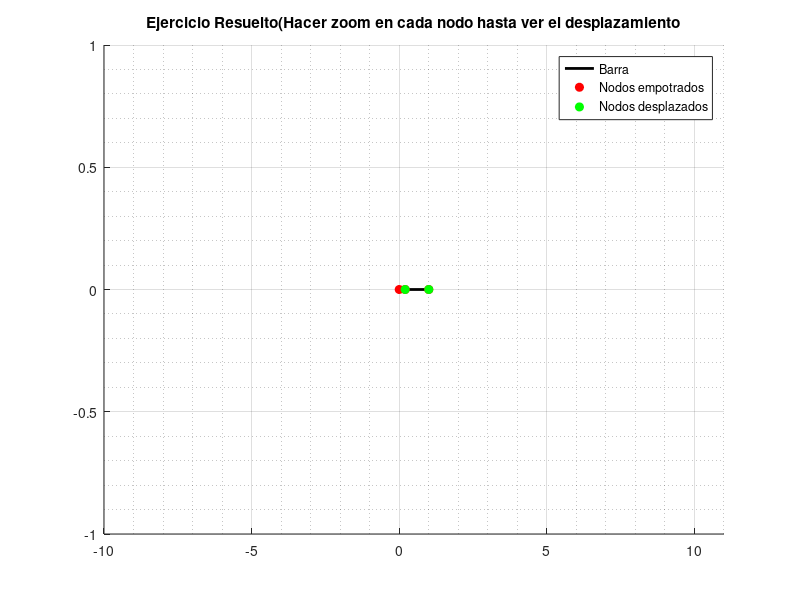

Write MATLAB code to recreate this figure.
clc; clear all; clf;

Nele = 2;                             % N�mero de elementos
E = [1e9 1e9];        % M�dulo de elasticidad por barra/elemento
area = [pi/100 pi/100];        % Areas de cada elemento
xnod = [0 ; 0.2 ; 1];         % Coordenadas de cada nodo
icone = [1 2 ; 2 3];            % conectividad de cada barra
Desplaz = [0 1 1];                  % Desplazamientos por nodo s cond. borde
Fuerzas = [0 400 1000];              % Fuerzas aplicadas por nodo
L = [0.2 0.8];                    % Longitud de cada barra en un vector.

% Definimos las matrices de rigidez por cada barra/elemento
A = zeros(2,2,Nele);
for i = 1:Nele
    % Matrices de rigidez por elemento
    A(:,:,i) = ((E(i).*area(i))./L(i))*[1 -1 ; -1 1]; 
end
% Las visualizamos 
format short g
% Vemos cada una de las matrices
A

% Ensamblamos las matrices de rigidez de cada elemento en la matriz global
% que denominamos MG

S = size(xnod,1);  % Cantidad de nodos.
MG=zeros(S,S);     % Matriz global vac�a
% Recorremos las barras
for i = 1:Nele
    m = icone(i,1);
    n = icone(i,2);
    % Incorporamos las matrices de cada barra en la matriz global
    MG([m n],[m n],i) = A(:,:,i);
end
MG
% Proceso de ensamble de todas las matrices (globales) de cada barra en una unica
% matriz

MG = sum(MG,3)                        

% Para el calculo podemos seguir un `proceso de reduccion de la matriz global

v = find(Desplaz==0); % buscamos los valores nulos donde pusimos las condiciones
                      % de contorno (fijaciones)    
% Formamos la matriz reducida               
MGR=MG;
MGR(v,:)=0;  % ponemos ceros en la filas relacionadas con el nodo fijado
MGR(:,v)=0;  % ponemos ceros en la columnas relacionadas con el nodo fijado

indicefil = zeros(1,S);
indicecol = zeros(1,S);

for i=1:S
    if MGR(i,:)==0
        indicefil(i)=i;
    end
    if MGR(:,i)==0
        indicecol(i)=i;
    end
end
% Eliminar filas y columnas con ceros para tener la matriz global reducida
MGR(indicefil~=0,:)=[];    
MGR(:,indicecol~=0)=[]

% Eliminar filas y columnas con ceros de las fuerzas (vector del lado derecho)
% le llamamos Fuerzas a este vector

Fuerzas(indicefil~=0)=[]  


% Calculamos los desplazamientos por nodo
d = MGR\Fuerzas' % los calculamos con el modelo directo de Octave    
    
k = 1;
d2 = zeros(S,1);

% Desplazamientos calculados en el vector de desplazamientos original
for i=1:length(Desplaz) 
    if Desplaz(i)==0
        d2(i,1)=0;
    else
        d2(i,1)=d(k);
        k=k+1;
    end
end

%~~~~~~~~~~~~~~~~~~~~~~~~~~~~Resultados Pedidos~~~~~~~~~~~~~~~~~~~~~~~~~~~~~~~~%
% Esfuerzos (tensiones)
Esfuerzos =zeros(1,Nele);
for i=1:Nele     %Calcular los esfuerzos por barra/elemento
    indice = icone(i,:);
    Esfuerzos(i)=(E(i)./L(i))*[-1 1]*[d2(indice(1,1));d2(indice(1,2))];
end

% Mostramos resultados
% vector completo con los desplazamientos
d2 

% Tensiones en cada barra     
Esfuerzos

% Calcular las reacciones por barra/elemento (ver teoria)
Reacciones = MG*d2  

% Desplazamientos:
eps = Esfuerzos/E

%~~~~~~~~~~~~~~~~~~~~Gr�ficamos el dominio con resultados~~~~~~~~~~~~~~~~~~~~~~%

figure(1)
line([xnod(1) xnod(end)],[0 0],'Color','k','LineWidth',2);
hold on
plot(xnod',zeros(1,length(xnod)),'or','MarkerSize',6,'MarkerFaceColor','r');
grid on
grid minor

NodosDesp = xnod' + d2';
Nocero = find(d2~=0);
hold on

plot(NodosDesp(Nocero),zeros(1,length(Nocero)),'og','MarkerSize',6,'MarkerFaceColor','g');
axis([xnod(1)-10 xnod(end)+10 -1 1]);
title('Ejercicio Resuelto(Hacer zoom en cada nodo hasta ver el desplazamiento');

legend({'Barra';'Nodos empotrados' ; 'Nodos desplazados'});


